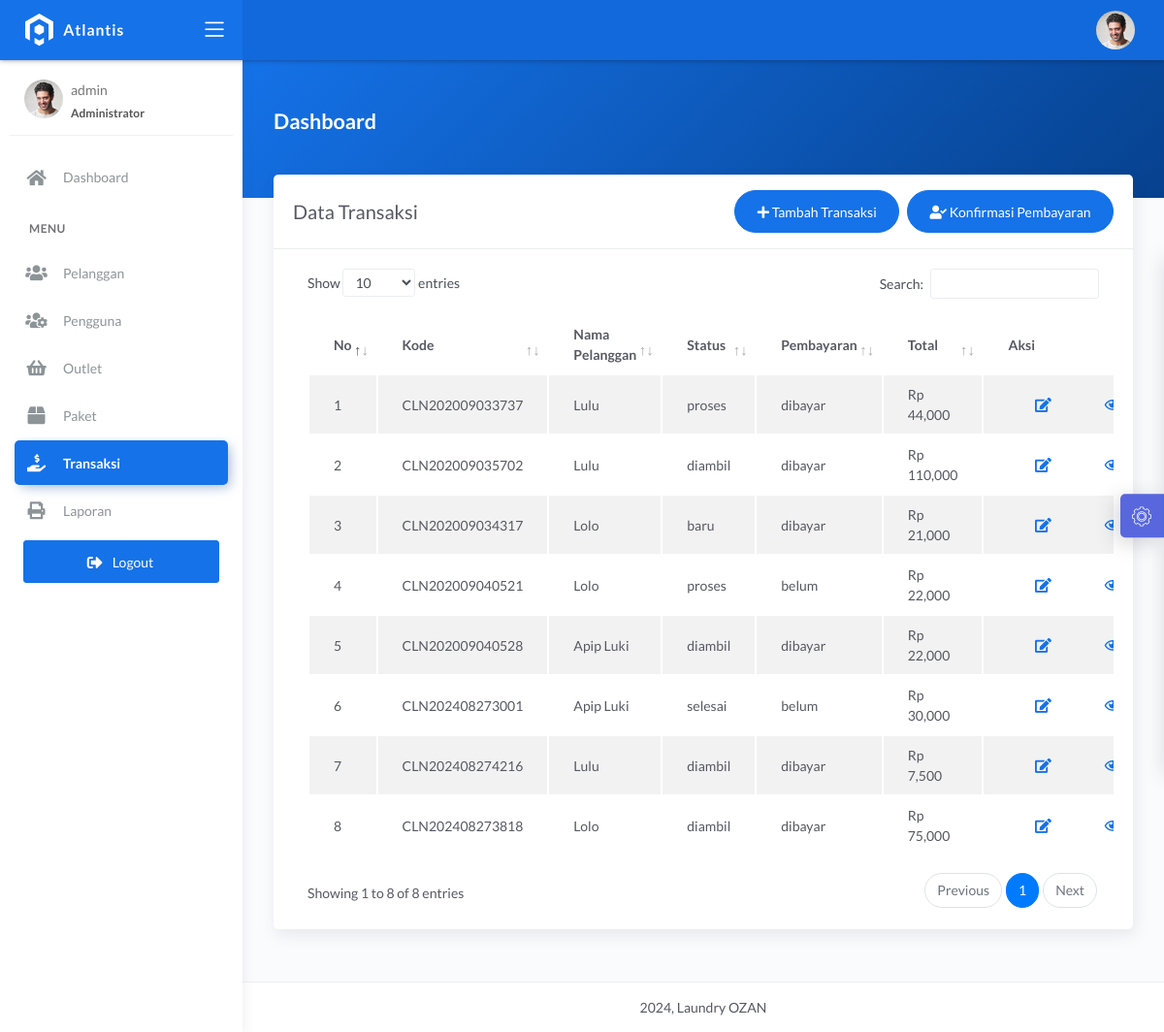
The page /admin/transaksi.php (signed in) on the database its author committed.
### tables this page shows
CREATE TABLE `transaksi` (
  `id_transaksi` int(11) NOT NULL,
  `outlet_id` int(11) DEFAULT NULL,
  `kode_invoice` varchar(228) DEFAULT NULL,
  `id_pelanggan` int(11) DEFAULT NULL,
  `tgl` datetime DEFAULT NULL,
  `batas_waktu` datetime DEFAULT NULL,
  `tgl_pembayaran` datetime DEFAULT NULL,
  `biaya_tambahan` int(11) DEFAULT NULL,
  `diskon` double DEFAULT NULL,
  `pajak` int(11) DEFAULT NULL,
  `status` enum('baru','proses','selesai','diambil') DEFAULT NULL,
  `status_bayar` enum('dibayar','belum') DEFAULT NULL,
  `id_user` int(11) DEFAULT NULL
);

CREATE TABLE `pelanggan` (
  `id_pelanggan` int(11) NOT NULL,
  `nama_pelanggan` varchar(228) NOT NULL,
  `alamat_pelanggan` text NOT NULL,
  `jenis_kelamin` enum('L','P') NOT NULL,
  `telp_pelanggan` varchar(15) NOT NULL,
  `no_ktp` varchar(30) NOT NULL
);

CREATE TABLE `detail_transaksi` (
  `id_detail` int(11) NOT NULL,
  `id_transaksi` int(11) NOT NULL,
  `id_paket` int(11) NOT NULL,
  `qty` double NOT NULL,
  `total_harga` double NOT NULL,
  `keterangan` text NOT NULL,
  `total_bayar` int(11) NOT NULL
);

### admin/transaksi.php (the view, shortened to what this page needs)
<?php
$title = 'Data Transaksi';
require 'koneksi.php';
$query = "SELECT transaksi.*, pelanggan.nama_pelanggan, detail_transaksi.total_harga FROM transaksi INNER JOIN pelanggan ON pelanggan.id_pelanggan = transaksi.id_pelanggan INNER JOIN detail_transaksi ON detail_transaksi.id_transaksi = transaksi.id_transaksi";
$data = mysqli_query($conn, $query);
require 'header.php';
?>
<div class="panel-header bg-primary-gradient">
    <div class="page-inner py-5">
        <div class="d-flex align-items-left align-items-md-center flex-column flex-md-row">
            <div>
                <h2 class="text-white pb-2 fw-bold">Dashboard</h2>
            </div>
        </div>
    </div>
</div>
<div class="page-inner mt--5">
    <diva class="row">
        <div class="col-md-12">
            <div class="card">
                <div class="card-header">
                    <div class="d-flex align-items-center">
                        <h4 class="card-title"><?= $title; ?></h4>
                        <a href="cari.php" class="btn btn-primary btn-round ml-auto mr-2">
                            <i class="fa fa-plus"></i>
                            Tambah Transaksi
                        </a>
                        <a href="konfirmasi.php" class="btn btn-primary btn-round">
                            <i class="fas fa-user-check"></i>
                            Konfirmasi Pembayaran
                        </a>
                    </div>
                </div>
                <div class="card-body">
                    <div class="table-responsive">
                        <table id="basic-datatables" class="display table table-striped table-hover">
                            <thead>
                                <tr>
                                    <th style="width: 7%">No</th>
                                    <th>Kode</th>
                                    <th>Nama Pelanggan</th>
                                    <th>Status</th>
                                    <th>Pembayaran</th>
                                    <th>Total</th>
                                    <th style="width: 5%;">Aksi</th>
                                </tr>
                            </thead>
                            <tbody>
                                <?php
                                $no = 1;
                                if (mysqli_num_rows($data) > 0) {
                                    while ($trans = mysqli_fetch_assoc($data)) {
                                ?>
                                        <tr>
                                            <td><?= $no++; ?></td>
                                            <td><?= $trans['kode_invoice']; ?></td>
                                            <td><?= $trans['nama_pelanggan']; ?></td>
                                            <td><?= $trans['status']; ?></td>
                                            <td><?= $trans['status_bayar']; ?></td>
                                            <td><?= 'Rp ' . number_format($trans['total_harga']); ?></td>
                                            <td>
                                            <div class="form-button-action">
                                                    <a href="transaksi_edit.php?id=<?= $trans['id_transaksi']; ?>" type="button" data-toggle="tooltip" title="" class="btn btn-link btn-primary btn-lg" data-original-title="Edit">
                                                        <i class="fa fa-edit"></i>
                                                    </a>
                                                    <a href="transaksi_detail.php?id=<?= $trans['id_transaksi']; ?>" type="button" data-toggle="tooltip" title="" class="btn btn-link btn-primary btn-lg" data-original-title="Edit">
                                                        <i class="far fa-eye"></i>
                                                    </a>
                                                </div>
                                            </td>
                                        </tr>
                                <?php }
                                }
                                ?>
                            </tbody>
                        </table>
                    </div>
                </div>
            </div>
        </div>
</div>
</div>
<?php
require 'footer.php';
?>

### rows shown on the page
transaksi: kode_invoice "CLN202009033737", id_pelanggan.nama_pelanggan "Lulu", status "proses", status_bayar "dibayar", detail_transaksi.total_harga "44,000"
transaksi: kode_invoice "CLN202009035702", id_pelanggan.nama_pelanggan "Lulu", status "diambil", status_bayar "dibayar", detail_transaksi.total_harga "110,000"
transaksi: kode_invoice "CLN202009034317", id_pelanggan.nama_pelanggan "Lolo", status "baru", status_bayar "dibayar", detail_transaksi.total_harga "21,000"
transaksi: kode_invoice "CLN202009040521", id_pelanggan.nama_pelanggan "Lolo", status "proses", status_bayar "belum", detail_transaksi.total_harga "22,000"
transaksi: kode_invoice "CLN202009040528", id_pelanggan.nama_pelanggan "Apip Luki", status "diambil", status_bayar "dibayar", detail_transaksi.total_harga "22,000"
transaksi: kode_invoice "CLN202408273001", id_pelanggan.nama_pelanggan "Apip Luki", status "selesai", status_bayar "belum", detail_transaksi.total_harga "30,000"
transaksi: kode_invoice "CLN202408274216", id_pelanggan.nama_pelanggan "Lulu", status "diambil", status_bayar "dibayar", detail_transaksi.total_harga "7,500"
transaksi: kode_invoice "CLN202408273818", id_pelanggan.nama_pelanggan "Lolo", status "diambil", status_bayar "dibayar", detail_transaksi.total_harga "75,000"

### other values the page prints
$_SESSION['username'] "admin"
$title "Data Transaksi"
